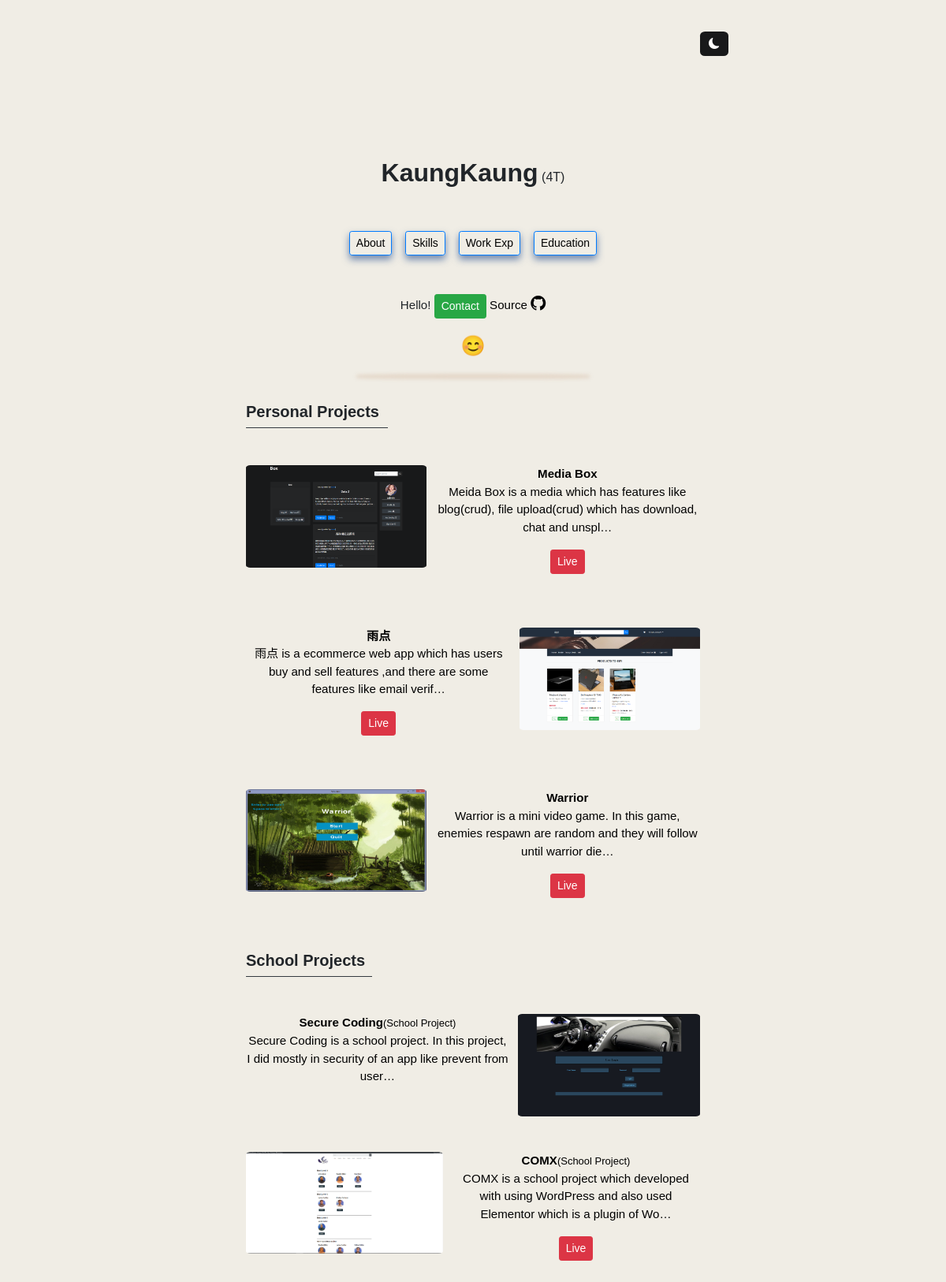
Screenshot of /project with the database file from the repository.
### display/models.py (models this page shows)
class Project(models.Model):
    title = models.CharField(max_length=225)
    image = models.ImageField(upload_to='project_image')
    uses = models.CharField(max_length=255)
    description = models.TextField()
    schoolp = models.CharField(max_length=255, blank=True, null=True)
    url = models.URLField(max_length=255, blank=True, null=True)
    source_code = models.URLField(max_length=255, blank=True, null=True)
    image2 = models.ImageField(upload_to='project_image', null=True, blank=True)
    image3 = models.ImageField(upload_to='project_image', null=True, blank=True)
    image4 = models.ImageField(upload_to='project_image', null=True, blank=True)
    date = models.CharField(null=True, blank=True, max_length=255)

### display/views.py (the view)
def project(request):
    p = Project.objects.all()
    s = SchoolProject.objects.all()
    return render(request, "project.html",
                  {"project":p, "school":s})

### template/project.html (shortened to what this page needs)
{% extends 'main.html' %}
{% block content %}
{% include 'chain.html' %}
{% load static %}
<link rel="stylesheet" href="{% static 'style.css' %}">
{% include 'profile.html' %}
<div style="height:10px;"></div>
<div class="box1" style="height:1px;border-radius: 50%;margin:auto;max-width:290px;"></div>
<div style="height:42px;"></div>
<body>
<div class="context" style="width:48%;">
    <div class="about" style="margin:auto;max-width:590px;">
        <h5><b>Personal Projects</b></h5>
            <legend class="border-bottom border-dark mb-3" style="width:180px;"></legend>
        <br><br>
                        {% for projects in project %}
        {% if projects.title == 'Secure Coding' %}
                             <h5><b>School Projects</b></h5>
            <legend class="border-bottom border-dark mb-3" style="width:160px;"></legend>
            <br><br>
                        {% endif %}
        <div class="animation" style="margin:auto;min-width:229px;font-size:15.1px;">
                     {% if projects.title == '雨点' or projects.title == 'Secure Coding' %}
            <a href="{% url 'project2' projects.id %}">
                <img class="project_image2" src="{{ projects.image.url }}" alt="" style=""></a>
            <div style="">
                    <center>
            <a href="{% url 'project2' projects.id %}" style="text-decoration:none;">
                {% if projects.title == 'Secure Coding' %}
            <b>{{ projects.title }}</b><span style="font-size:13px;">{{ projects.schoolp }}</span>
                            {% else %}
                <b>{{ projects.title }}</b>
                {% endif %}
                    <p>{{ projects.description|truncatechars:110 }}</p>
            </a>
                        {% if projects.title == '雨点' or projects.title == 'Secure Coding' %}
                        {% if projects.url %}
                    <a class="btn btn-danger btn-sm" href="{{ projects.url }}" target="_blank">Live</a>
                        {% endif %}
                            {% endif %}
                    </center>
                    </div>
                            {% else %}
            <a href="{% url 'project2' projects.id %}" >
                <img class="project_image1" src="{{ projects.image.url }}" alt="" style=""></a>
            <div style="">
                    <center>
                <a href="{% url 'project2' projects.id %}" style="text-decoration:none;">
            {% if projects.title == 'COMX' %}
            <b>{{ projects.title }}</b><span style="font-size:13px;">{{ projects.schoolp }}</span>
                            {% else %}
                <b>{{ projects.title }}</b>
                {% endif %}
                    <p>{{ projects.description|truncatechars:110 }}</p></a>
                            {% if projects.url %}
                    <a class="btn btn-danger btn-sm" href="{{ projects.url }}" target="_blank">Live</a>
                            {% endif %}
                    </center>
                    </div>
                    {% endif %}
                    <br><br><br>
            </div>
                {% endfor %}
    </div>
</div>
</body>
{% endblock %}

### template/main.html (shortened to what this page needs)
<!doctype html>
<html lang="en">
  <head>
    <link href="https://cdn.jsdelivr.net/npm/bootstrap@5.2.0-beta1/dist/css/bootstrap.min.css" rel="stylesheet">
  </head>
  <body>
        {% block content %}
        {% endblock %}
  </body>
</html>

### template/chain.html (shortened to what this page needs)
<link href="https://cdn.jsdelivr.net/npm/bootstrap@5.2.0-beta1/dist/css/bootstrap.min.css" rel="stylesheet">
<link rel="stylesheet" href="https://cdn.jsdelivr.net/npm/bootstrap@4.0.0/dist/css/bootstrap.min.css">
<link rel="stylesheet" href="https://cdn.jsdelivr.net/npm/bootstrap-icons@1.10.3/font/bootstrap-icons.css">

### template/profile.html (shortened to what this page needs)
{% extends 'main.html' %}
{% block content %}
{% include 'chain.html' %}
{% load static %}
<link rel="stylesheet" href="{% static 'style.css' %}">
<header style="width:54%;min-width:435px;margin:auto;position:sticky;z-index:100;top:0;">
    <button  class="bt btn-sm" onclick="darkmode()" style="float:right;position:relative;top:40px;">
                <span id="something"><i class="bi bi-moon-fill"></i></span>
    </button>
</header>
<div class="header2" style="height:200px;width:54%;min-width:430px;margin:auto;"></div>
<div>
<div class="context" style="width:auto;min-width:320px;">
<center>
        <h2 style="display:inline;font-family:;"><b>KaungKaung</b></h2>
    <label>(4T)</label>
    <br><br><br>
                        <ul class="nav justify-content-center" style="font-size:15.1px;">
                  <li class="nav-item">
                    <a class="pro1 animation2 na btn btn-sm btn-outline-primary " aria-current="page" href="/">About</a>
                  </li>&nbsp; &nbsp;&nbsp;
                  <li class="nav-item">
                    <a class="pro1 animation2 na btn btn-sm  btn-outline-primary " href="/skill">Skills</a>
                  </li>&nbsp; &nbsp;&nbsp;
                  <li class="nav-item">
                    <a class="pro1 animation2 na btn btn-sm  btn-outline-primary " href="/work">Work Exp</a>
                  </li>&nbsp; &nbsp;&nbsp;
                  <li class="nav-item">
                    <a class="pro1 animation2 na btn btn-sm  btn-outline-primary " href="/education">Education</a>
                  </li>
                </ul>
                    <br><br>
                    <p style="font-size:15.1px;">Hello! <a class="btn btn-sm btn-success" href="/#contact">Contact</a>
    <a href="https://github.com/kaungkaung4T/kaungkaung4T.github.io" target="_blank">Source <i class="bi bi-github" style="font-size: 19px;"></i></a>
                    </p>
                    <span class="animation3" style="font-size: 25px;">😊</span>
</center>
</div>
</div>
{% endblock %}

### static/style.css (style rules this page uses)
.context { margin: auto; width: 70%; }
.bt { color:white; background-color:#18191a; border-radius: 17%; transition: 0.3s; border: none; padding: 5px 11px; }
.na { color:black; }
body { background-color:#F0EDE5; margin: 0px auto; font-family: Tahoma,Verdana,Segoe,sans-serif; }
.project_image1 { border-radius: 2.4%; float:left; max-width:250px; max-height:130px; margin-bottom:10px; object-fit:cover; margin-right:11px; transition: .3s ease-in-out; }
.project_image2 { border-radius: 2.4%; float:right; max-width:250px; max-height:130px; margin-bottom:10px; object-fit:cover; margin-left:11px; transition: .3s ease-in-out; }
a { color:black; text-decoration:none; }
img { transition: .3s ease-in-out; }
.about { animation: transition 1.00s; }
.animation { transition: .3s; }
.animation2 { transition: .3s; }
.animation3 { animation-name: ; animation-direction: alternate; animation-name: slidein; animation-duration: 1s; animation-iteration-count: infinite; }
html { scroll-behavior: smooth; }
.box1 { box-shadow: 0px 10px 4px 3px rgba(223, 207, 190,0.7); }
.pro1 { box-shadow: 0px 5px 10px 0px rgba(55, 91, 149,0.7); }

### rows the page displays
Project: image (picture), title "Media Box", description "Meida Box is a media which has features like blog(crud), file upload(crud) which has download, chat and unspl…"
Project: image (picture), title "雨点", description "雨点 is a ecommerce web app which has users buy and sell features ,and there are some features like email verif…"
Project: image (picture), title "Warrior", description "Warrior is a mini video game. In this game, enemies respawn are random and they will follow until warrior die…"
Project: shows "School Projects", image (picture), title "Secure Coding", schoolp "(School Project)", description "Secure Coding is a school project. In this project, I did mostly in security of an app like prevent from user…"
Project: image (picture), title "COMX", schoolp "(School Project)", description "COMX is a school project which developed with using WordPress and also used Elementor which is a plugin of Wo…"
